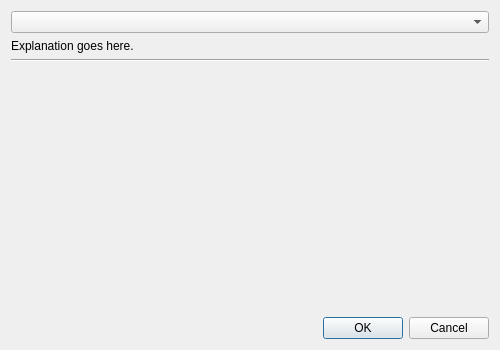
<?xml version="1.0" encoding="UTF-8"?>
<ui version="4.0">
 <class>KisSplashSourceDialog</class>
 <widget class="QDialog" name="KisSplashSourceDialog">
  <property name="geometry">
   <rect>
    <x>0</x>
    <y>0</y>
    <width>500</width>
    <height>350</height>
   </rect>
  </property>
  <property name="windowTitle">
   <string>Change Splash Screen</string>
  </property>
  <layout class="QVBoxLayout" name="formLayout">
   <item>
    <widget class="QComboBox" name="m_sourceCombo"/>
   </item>
   <item>
    <widget class="QLabel" name="m_explanationLabel">
     <property name="text">
      <string>Explanation goes here.</string>
     </property>
     <property name="textFormat">
      <enum>Qt::RichText</enum>
     </property>
     <property name="wordWrap">
      <bool>true</bool>
     </property>
    </widget>
   </item>
   <item>
    <widget class="Line" name="line">
     <property name="orientation">
      <enum>Qt::Horizontal</enum>
     </property>
    </widget>
   </item>
   <item>
    <widget class="KisSplashPreview" name="m_previewWidget" native="true">
     <property name="sizePolicy">
      <sizepolicy hsizetype="Expanding" vsizetype="Expanding">
       <horstretch>0</horstretch>
       <verstretch>0</verstretch>
      </sizepolicy>
     </property>
    </widget>
   </item>
   <item>
    <widget class="QDialogButtonBox" name="m_buttons">
     <property name="orientation">
      <enum>Qt::Horizontal</enum>
     </property>
     <property name="standardButtons">
      <set>QDialogButtonBox::Cancel|QDialogButtonBox::Ok</set>
     </property>
    </widget>
   </item>
  </layout>
 </widget>
 <customwidgets>
  <customwidget>
   <class>KisSplashPreview</class>
   <extends>QWidget</extends>
   <header location="global">KisSplashPreview.h</header>
   <container>1</container>
  </customwidget>
 </customwidgets>
 <resources/>
 <connections/>
</ui>
